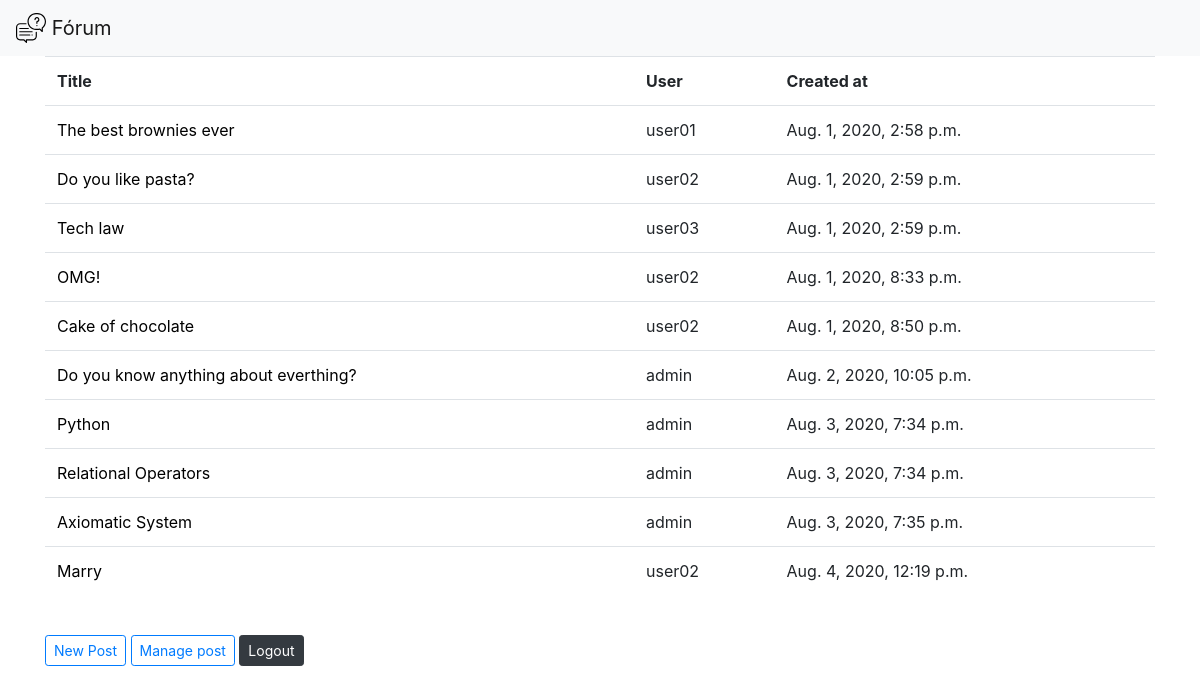
/interface/welcome/ (signed in), run on the app's committed database.
### entries/models.py (models this page shows, shortened)
class Posts(models.Model):
    user = models.ForeignKey(settings.AUTH_USER_MODEL, on_delete=models.CASCADE)
    title = models.CharField(max_length=100, verbose_name='Título: ')
    text = models.TextField(verbose_name='Texto: ')
    countLike = models.IntegerField(verbose_name='Likes', default=0)
    countUnlike = models.IntegerField(verbose_name='Unlike', default=0)
    created_at = models.DateTimeField(verbose_name='Data de Criação', auto_now_add=True)

### interface/views.py (the view)
# urls.py: path('welcome/', views.welcome, name='welcome'),
def welcome(request):
    list_post = Posts.objects.all()
    return render(request, 'interface/welcome.html', {
        'list_post':list_post
    })

### interface/templates/interface/welcome.html (shortened to what this page needs)
{% extends "interface/layout.html" %}
{% block body %}
    {% if user.is_authenticated %}
    <div class="container">
        <table class="table">
            <tr>
                <th scope="col">Title</th>
                <th scope="col">User</th>
                <th scope="col">Created at</th>
            </tr>
            {% if list_post %}
                {% for item in list_post %}
                    <tr>
                        <td><a style="text-decoration: none;" href="{% url 'interface:post' item.id %}"> {{ item.title }} </a></td>
                        <td>{{ item.user }}</td>
                        <td>{{ item.created_at }}</td>
                    </tr>
                {% endfor %}
            {% else %}
                <p>This content is empty</p>
            {% endif %}
        </table>
        <br>
        <a href="{% url 'interface:newpost'%}"><button type='button' class="btn btn-outline-primary btn-sm">New Post</button></a>
        <a href="{% url 'interface:mypost' user.id %}"><button class="btn btn-outline-primary btn-sm">Manage post</button></a>
        <a href="{% url 'logout' %}"><button class="btn btn-dark btn-sm">Logout</button></a>
        {% else %}
            <h4>You do not have access for this page. Please, Log in.</h4>
            <a href="{% url 'interface:index' %}">Log in</a>
        {% endif %}
    </div>
{% endblock %}

### interface/static/interface/style.css (style rules this page uses)
* { padding: 0; margin: 0; box-sizing: border-box; }
a { color: black; }

### data on the page
Posts: title "The best brownies ever", user "user01", created_at "Aug. 1, 2020, 2:58 p.m."
Posts: title "Do you like pasta?", user "user02", created_at "Aug. 1, 2020, 2:59 p.m."
Posts: title "Tech law", user "user03", created_at "Aug. 1, 2020, 2:59 p.m."
Posts: title "OMG!", user "user02", created_at "Aug. 1, 2020, 8:33 p.m."
Posts: title "Cake of chocolate", user "user02", created_at "Aug. 1, 2020, 8:50 p.m."
Posts: title "Do you know anything about everthing?", user "admin", created_at "Aug. 2, 2020, 10:05 p.m."
Posts: title "Python", user "admin", created_at "Aug. 3, 2020, 7:34 p.m."
Posts: title "Relational Operators", user "admin", created_at "Aug. 3, 2020, 7:34 p.m."
Posts: title "Axiomatic System", user "admin", created_at "Aug. 3, 2020, 7:35 p.m."
Posts: title "Marry", user "user02", created_at "Aug. 4, 2020, 12:19 p.m."
